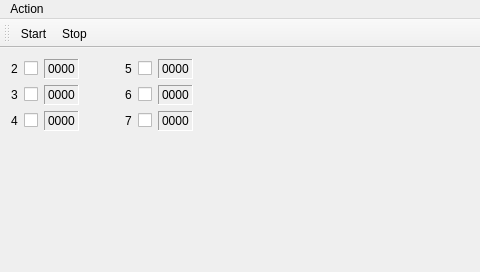
<?xml version="1.0" encoding="UTF-8"?>
<ui version="4.0">
 <class>MainWindow</class>
 <widget class="QMainWindow" name="MainWindow">
  <property name="geometry">
   <rect>
    <x>0</x>
    <y>0</y>
    <width>480</width>
    <height>272</height>
   </rect>
  </property>
  <property name="windowTitle">
   <string>MainWindow</string>
  </property>
  <widget class="QWidget" name="centralWidget">
   <layout class="QFormLayout" name="formLayout">
    <item row="0" column="0">
     <layout class="QHBoxLayout" name="horizontalLayout">
      <item>
       <widget class="QLabel" name="label_2">
        <property name="text">
         <string>2</string>
        </property>
       </widget>
      </item>
      <item>
       <widget class="QCheckBox" name="check_2">
        <property name="text">
         <string/>
        </property>
       </widget>
      </item>
      <item>
       <widget class="QLabel" name="adc_2">
        <property name="frameShape">
         <enum>QFrame::Panel</enum>
        </property>
        <property name="frameShadow">
         <enum>QFrame::Sunken</enum>
        </property>
        <property name="text">
         <string>0000</string>
        </property>
       </widget>
      </item>
      <item>
       <spacer name="horizontalSpacer_2">
        <property name="orientation">
         <enum>Qt::Horizontal</enum>
        </property>
        <property name="sizeHint" stdset="0">
         <size>
          <width>40</width>
          <height>20</height>
         </size>
        </property>
       </spacer>
      </item>
     </layout>
    </item>
    <item row="0" column="1">
     <layout class="QHBoxLayout" name="horizontalLayout_4">
      <item>
       <widget class="QLabel" name="label_5">
        <property name="text">
         <string>5</string>
        </property>
       </widget>
      </item>
      <item>
       <widget class="QCheckBox" name="check_5">
        <property name="text">
         <string/>
        </property>
       </widget>
      </item>
      <item>
       <widget class="QLabel" name="adc_5">
        <property name="frameShape">
         <enum>QFrame::Panel</enum>
        </property>
        <property name="frameShadow">
         <enum>QFrame::Sunken</enum>
        </property>
        <property name="text">
         <string>0000</string>
        </property>
       </widget>
      </item>
      <item>
       <spacer name="horizontalSpacer_5">
        <property name="orientation">
         <enum>Qt::Horizontal</enum>
        </property>
        <property name="sizeHint" stdset="0">
         <size>
          <width>40</width>
          <height>20</height>
         </size>
        </property>
       </spacer>
      </item>
     </layout>
    </item>
    <item row="1" column="0">
     <layout class="QHBoxLayout" name="horizontalLayout_2">
      <item>
       <widget class="QLabel" name="label_3">
        <property name="text">
         <string>3</string>
        </property>
       </widget>
      </item>
      <item>
       <widget class="QCheckBox" name="check_3">
        <property name="text">
         <string/>
        </property>
       </widget>
      </item>
      <item>
       <widget class="QLabel" name="adc_3">
        <property name="frameShape">
         <enum>QFrame::Panel</enum>
        </property>
        <property name="frameShadow">
         <enum>QFrame::Sunken</enum>
        </property>
        <property name="text">
         <string>0000</string>
        </property>
       </widget>
      </item>
      <item>
       <spacer name="horizontalSpacer_3">
        <property name="orientation">
         <enum>Qt::Horizontal</enum>
        </property>
        <property name="sizeHint" stdset="0">
         <size>
          <width>40</width>
          <height>20</height>
         </size>
        </property>
       </spacer>
      </item>
     </layout>
    </item>
    <item row="1" column="1">
     <layout class="QHBoxLayout" name="horizontalLayout_5">
      <item>
       <widget class="QLabel" name="label_6">
        <property name="text">
         <string>6</string>
        </property>
       </widget>
      </item>
      <item>
       <widget class="QCheckBox" name="check_6">
        <property name="text">
         <string/>
        </property>
       </widget>
      </item>
      <item>
       <widget class="QLabel" name="adc_6">
        <property name="frameShape">
         <enum>QFrame::Panel</enum>
        </property>
        <property name="frameShadow">
         <enum>QFrame::Sunken</enum>
        </property>
        <property name="text">
         <string>0000</string>
        </property>
       </widget>
      </item>
      <item>
       <spacer name="horizontalSpacer_6">
        <property name="orientation">
         <enum>Qt::Horizontal</enum>
        </property>
        <property name="sizeHint" stdset="0">
         <size>
          <width>40</width>
          <height>20</height>
         </size>
        </property>
       </spacer>
      </item>
     </layout>
    </item>
    <item row="2" column="0">
     <layout class="QHBoxLayout" name="horizontalLayout_3">
      <item>
       <widget class="QLabel" name="label_4">
        <property name="text">
         <string>4</string>
        </property>
       </widget>
      </item>
      <item>
       <widget class="QCheckBox" name="check_4">
        <property name="text">
         <string/>
        </property>
       </widget>
      </item>
      <item>
       <widget class="QLabel" name="adc_4">
        <property name="frameShape">
         <enum>QFrame::Panel</enum>
        </property>
        <property name="frameShadow">
         <enum>QFrame::Sunken</enum>
        </property>
        <property name="text">
         <string>0000</string>
        </property>
       </widget>
      </item>
      <item>
       <spacer name="horizontalSpacer_4">
        <property name="orientation">
         <enum>Qt::Horizontal</enum>
        </property>
        <property name="sizeHint" stdset="0">
         <size>
          <width>40</width>
          <height>20</height>
         </size>
        </property>
       </spacer>
      </item>
     </layout>
    </item>
    <item row="2" column="1">
     <layout class="QHBoxLayout" name="horizontalLayout_6">
      <item>
       <widget class="QLabel" name="label_7">
        <property name="text">
         <string>7</string>
        </property>
       </widget>
      </item>
      <item>
       <widget class="QCheckBox" name="check_7">
        <property name="text">
         <string/>
        </property>
       </widget>
      </item>
      <item>
       <widget class="QLabel" name="adc_7">
        <property name="frameShape">
         <enum>QFrame::Panel</enum>
        </property>
        <property name="frameShadow">
         <enum>QFrame::Sunken</enum>
        </property>
        <property name="text">
         <string>0000</string>
        </property>
       </widget>
      </item>
      <item>
       <spacer name="horizontalSpacer_7">
        <property name="orientation">
         <enum>Qt::Horizontal</enum>
        </property>
        <property name="sizeHint" stdset="0">
         <size>
          <width>40</width>
          <height>20</height>
         </size>
        </property>
       </spacer>
      </item>
     </layout>
    </item>
   </layout>
  </widget>
  <widget class="QMenuBar" name="menuBar">
   <property name="geometry">
    <rect>
     <x>0</x>
     <y>0</y>
     <width>480</width>
     <height>25</height>
    </rect>
   </property>
   <widget class="QMenu" name="menuAction">
    <property name="title">
     <string>Action</string>
    </property>
    <addaction name="actionStart"/>
    <addaction name="actionStop"/>
    <addaction name="separator"/>
    <addaction name="actionExit"/>
   </widget>
   <addaction name="menuAction"/>
  </widget>
  <widget class="QToolBar" name="mainToolBar">
   <attribute name="toolBarArea">
    <enum>TopToolBarArea</enum>
   </attribute>
   <attribute name="toolBarBreak">
    <bool>false</bool>
   </attribute>
   <addaction name="actionStart"/>
   <addaction name="actionStop"/>
  </widget>
  <action name="actionExit">
   <property name="text">
    <string>Exit</string>
   </property>
  </action>
  <action name="actionStart">
   <property name="text">
    <string>Start</string>
   </property>
  </action>
  <action name="actionStop">
   <property name="text">
    <string>Stop</string>
   </property>
  </action>
 </widget>
 <layoutdefault spacing="6" margin="11"/>
 <resources/>
 <connections/>
</ui>
